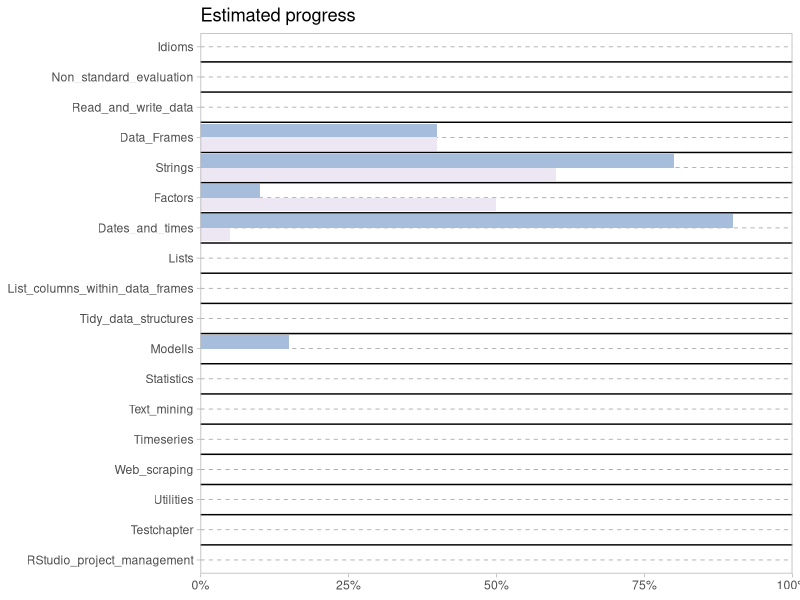

This chart was generated by the following R code:
## ---- chunk 1
chapters <- c(
  "01-Idioms",                         
  "02-Non_standard_evaluation",        
  "03-Read_and_write_data",            
  "04-Data_Frames",                    
  "05-Strings",
  "06-Factors",
  "07-Dates_and_times",
  "08-Lists",                          
  "09-List_columns_within_data_frames",
  "10-Tidy_data_structures",           
  "11-Modells",                        
  "12-Statistics",                     
  "13-Text_mining",                    
  "14-Timeseries",                     
  "15-Web_scraping",                   
  "16-Utilities",
  "17-Testchapter",
  "18-RStudio_project_management")
#   ____________________________________________________________________________
#   define data frame
df <- data.frame(chapters = chapters, base = 0, tdvs = 0,
                 stringsAsFactors = FALSE)
df <- tidyr::gather(df, key = type, value = percentage, base, tdvs)
#   ____________________________________________________________________________
#   write replacement function as a shortcut to supply percentage values
`df_set<-` <- function(x, chapter, type, value) {
  x[x[, "chapters"] == chapter & df[, "type"] == type, "percentage"] <- value
  x
}

df_set(df, "04-Data_Frames", "tdvs") <- 0.4
df_set(df, "04-Data_Frames", "base") <- 0.4
df_set(df, "05-Strings", "tdvs") <- 0.80
df_set(df, "05-Strings", "base") <- 0.60
df_set(df, "06-Factors", "tdvs") <- 0.10
df_set(df, "06-Factors", "base") <- 0.50
df_set(df, "07-Dates_and_times", "tdvs") <- 0.90
df_set(df, "07-Dates_and_times", "base") <- 0.05
df_set(df, "11-Modells", "tdvs") <- 0.15
df_set(df, "11-Modells", "base") <- 0.0
#   ____________________________________________________________________________
#   plot the progress
library(dplyr)
library(ggplot2)

df <- tidyr::separate(df, chapters, c("nr", "chapter"), sep = "-", convert = TRUE)

p1 <- ggplot(df) +
  geom_bar(aes(x = reorder(chapter, -nr), y = percentage, fill = type), 
           stat = "identity",
           position = position_dodge()) +
  coord_flip() + scale_fill_brewer(palette = 9) +
  theme_light() + 
  scale_y_continuous(expand = c(0,0), limits = c(0, 1.00), labels = scales::percent) +
  scale_x_discrete(expand = c(0,0)) +
  theme(panel.grid.major.x = element_blank(),
        panel.grid.minor.x = element_blank(),
        panel.grid.major.y = element_line(color='grey60', linetype='dashed'),
        legend.position = "none"
  ) + 
  geom_vline(xintercept = seq_along(chapters) - 0.5) + 
  xlab(NULL) +
  ylab(NULL) +
  ggtitle("Estimated progress") 


p1
## ---- chunk 2
# automatically create a bib database for R packages
knitr::write_bib(c(
  .packages(), 'bookdown', 'knitr', 'rmarkdown'
), 'packages.bib')
